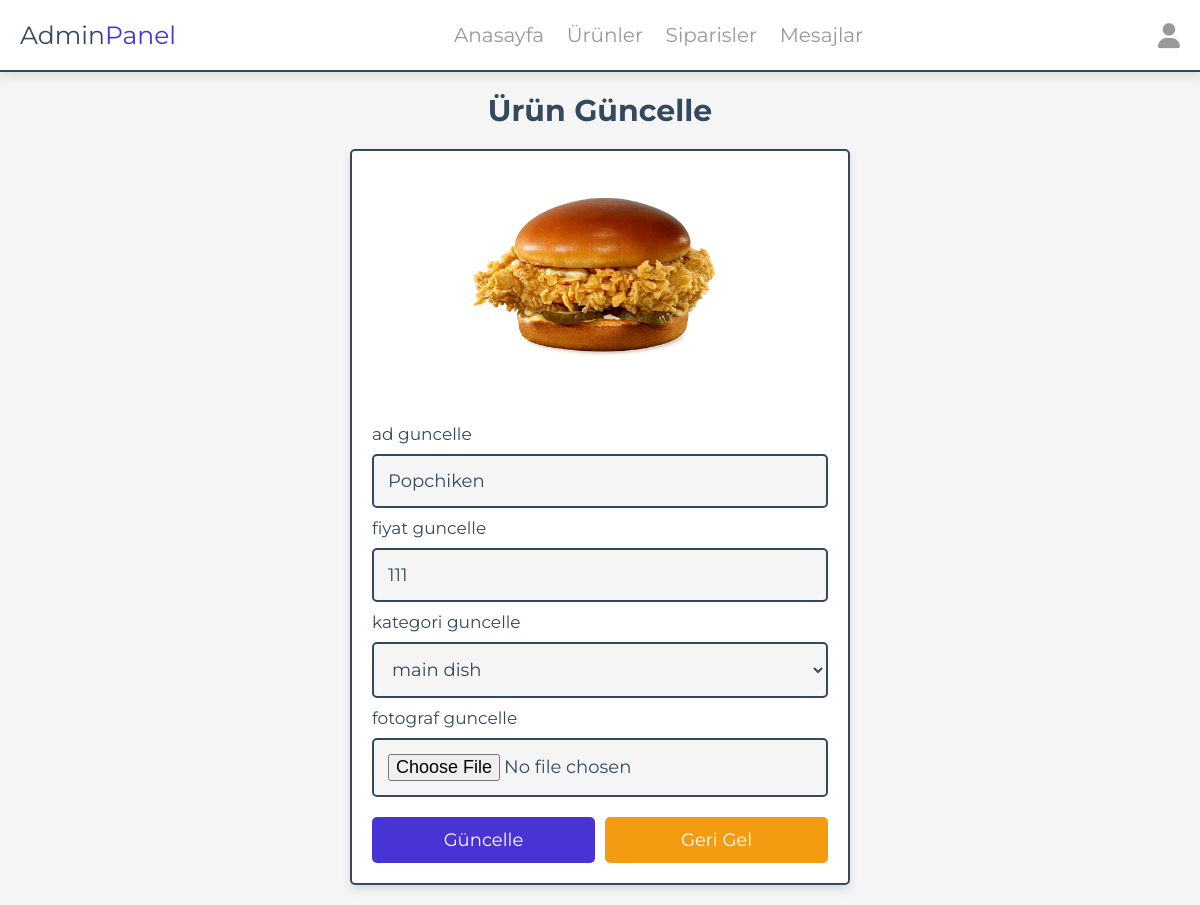
Page /admin/update_product.php?update=6 (signed in) on the committed database.
### tables this page shows
CREATE TABLE `products` (
  `id` int(11) NOT NULL,
  `name` varchar(100) NOT NULL,
  `category` varchar(100) NOT NULL,
  `price` int(11) NOT NULL,
  `image` varchar(100) NOT NULL,
  `admin_id` int(11) DEFAULT NULL
);

### admin/update_product.php (the view, shortened to what this page needs)
<?php
include '../components/connect.php';
?>
<!DOCTYPE html>
<html lang="en">
<head>
   <link rel="stylesheet" href="https://cdnjs.cloudflare.com/ajax/libs/font-awesome/6.1.1/css/all.min.css">
   <link rel="stylesheet" href="../css/admin_style.css">
</head>
<body>
<?php include '../components/admin_header.php' ?>
<section class="update-product">
   <h1 class="heading">Ürün Güncelle</h1>
   <?php
      $update_id = $_GET['update'];
      $show_products = $conn->prepare("SELECT * FROM `products` WHERE id = ?");
      $show_products->execute([$update_id]);
      if($show_products->rowCount() > 0){
         while($fetch_products = $show_products->fetch(PDO::FETCH_ASSOC)){
   ?>
   <form action="" method="POST" enctype="multipart/form-data">
      <img src="../uploaded_img/<?= $fetch_products['image']; ?>" alt="">
      <span>ad guncelle</span>
      <input type="text" required placeholder="enter product name" name="name" maxlength="100" class="box" value="<?= $fetch_products['name']; ?>">
      <span>fiyat guncelle</span>
      <input type="number" min="0" max="9999999999" required placeholder="enter product price" name="price" onkeypress="if(this.value.length == 10) return false;" class="box" value="<?= $fetch_products['price']; ?>">
      <span>kategori guncelle</span>
      <select name="category" class="box" required>
         <option selected value="<?= $fetch_products['category']; ?>"><?= $fetch_products['category']; ?></option>
      </select>
      <span>fotograf guncelle</span>
      <input type="file" name="image" class="box" accept="image/jpg, image/jpeg, image/png, image/webp">
      <div class="flex-btn">
         <input type="submit" value="Güncelle" class="btn" name="update">
         <a href="products.php" class="option-btn">Geri Gel</a>
      </div>
   </form>
   <?php
         }
      }else{
         echo '<p class="empty">Henüz bir ürün eklenmedi!</p>';
      }
   ?>
</section>
</body>
</html>

### css/admin_style.css (style rules this page uses)
:root { --main-color:#4834d4; --red:#e74c3c; --orange:#f39c12; --black:#34495e; --white:#fff; --light-bg:#f5f5f5; --light-color:#999; --border:.2rem solid var(--black); --box-shadow:0 .5rem 1rem rgba(0,0,0,.1); }
* { font-family: 'Montserrat', sans-serif; margin:0; padding:0; box-sizing: border-box; text-decoration: none; outline: none; border:none; }
html { font-size: 62.5%; overflow-x: hidden; }
body { background-color: var(--light-bg); }
section { max-width: 1200px; margin:0 auto; padding:2rem; }
.btn, .delete-btn, .option-btn { display: block; margin-top: 1rem; border-radius: .5rem; cursor: pointer; width: 100%; font-size: 1.8rem; color:var(--white); padding:1.2rem 3rem; text-transform: capitalize; text-align: center; }
.btn { background-color: var(--main-color); }
.option-btn { background-color: var(--orange); }
.flex-btn { display: flex; gap:1rem; }
.heading { text-align: center; margin-bottom: 2rem; text-transform: capitalize; color:var(--black); font-size: 3rem; }
.update-product form { margin:0 auto; max-width: 50rem; background-color: var(--white); border-radius: .5rem; box-shadow: var(--box-shadow); border:var(--border); padding:2rem; }
.update-product form img { height: 25rem; width: 100%; object-fit: contain; }
.update-product form .box { background-color: var(--light-bg); border:var(--border); width: 100%; padding:1.4rem; font-size: 1.8rem; color:var(--black); border-radius: .5rem; margin: 1rem 0; }
.update-product form span { font-size: 1.7rem; color:var(--black); }

### rows in the picture
products: image (picture), name "Popchiken", price "111", category "main dish"
